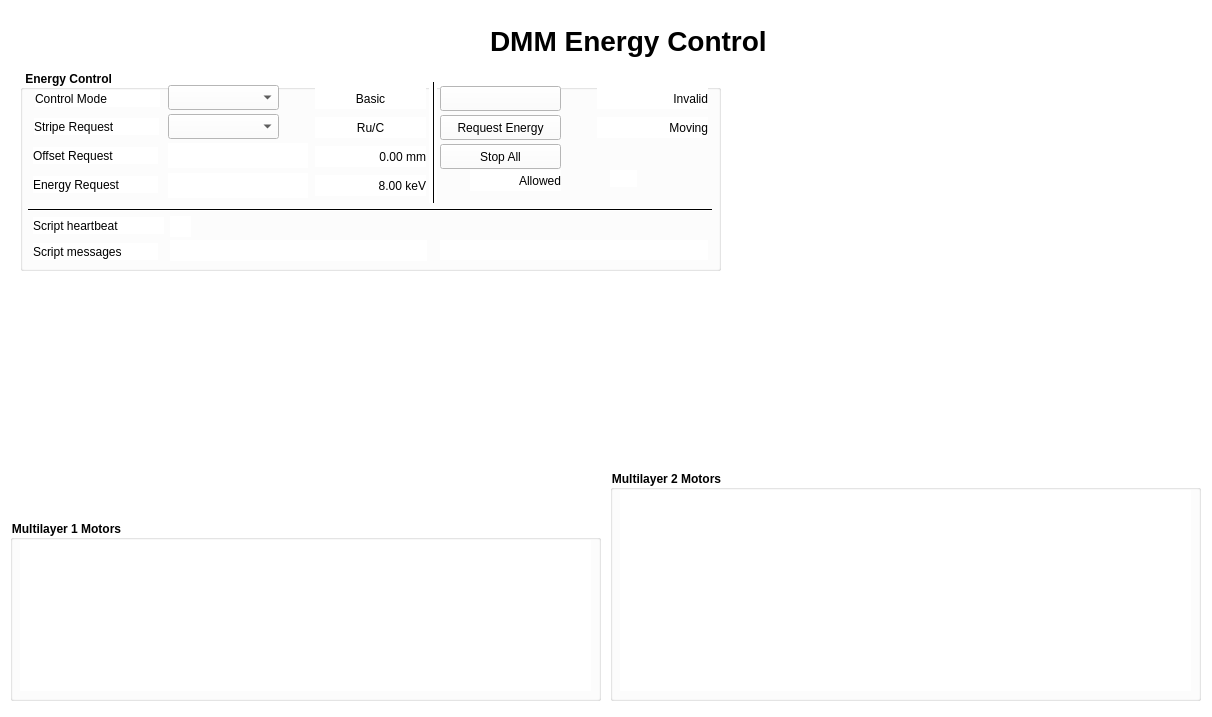
<?xml version="1.0" encoding="UTF-8"?>
<ui version="4.0">
 <class>Form</class>
 <widget class="QWidget" name="Form">
  <property name="geometry">
   <rect>
    <x>0</x>
    <y>0</y>
    <width>1212</width>
    <height>717</height>
   </rect>
  </property>
  <property name="minimumSize">
   <size>
    <width>866</width>
    <height>617</height>
   </size>
  </property>
  <property name="maximumSize">
   <size>
    <width>86600</width>
    <height>64800</height>
   </size>
  </property>
  <property name="windowTitle">
   <string>Form</string>
  </property>
  <property name="styleSheet">
   <string notr="true">background-color: rgb(255, 255, 255);</string>
  </property>
  <layout class="QGridLayout" name="gridLayout">
   <property name="leftMargin">
    <number>0</number>
   </property>
   <property name="topMargin">
    <number>0</number>
   </property>
   <property name="rightMargin">
    <number>0</number>
   </property>
   <property name="bottomMargin">
    <number>0</number>
   </property>
   <property name="spacing">
    <number>0</number>
   </property>
   <item row="0" column="0">
    <widget class="QFrame" name="frame">
     <property name="minimumSize">
      <size>
       <width>1212</width>
       <height>717</height>
      </size>
     </property>
     <property name="styleSheet">
      <string notr="true">QFrame{background-color: rgb(255, 255, 255)};</string>
     </property>
     <property name="frameShape">
      <enum>QFrame::NoFrame</enum>
     </property>
     <property name="frameShadow">
      <enum>QFrame::Raised</enum>
     </property>
     <property name="lineWidth">
      <number>0</number>
     </property>
     <widget class="QLabel" name="label">
      <property name="geometry">
       <rect>
        <x>10</x>
        <y>190</y>
        <width>991</width>
        <height>621</height>
       </rect>
      </property>
      <property name="text">
       <string/>
      </property>
      <property name="pixmap">
       <pixmap>DMM_energy_control.png</pixmap>
      </property>
      <property name="scaledContents">
       <bool>true</bool>
      </property>
     </widget>
     <widget class="QGroupBox" name="groupBox">
      <property name="geometry">
       <rect>
        <x>20</x>
        <y>70</y>
        <width>701</width>
        <height>201</height>
       </rect>
      </property>
      <property name="font">
       <font>
        <weight>75</weight>
        <bold>true</bold>
       </font>
      </property>
      <property name="title">
       <string> Energy Control</string>
      </property>
      <widget class="QLabel" name="label_2">
       <property name="geometry">
        <rect>
         <x>14</x>
         <y>48</y>
         <width>125</width>
         <height>17</height>
        </rect>
       </property>
       <property name="text">
        <string>Stripe Request</string>
       </property>
      </widget>
      <widget class="QLabel" name="label_3">
       <property name="geometry">
        <rect>
         <x>13</x>
         <y>77</y>
         <width>125</width>
         <height>17</height>
        </rect>
       </property>
       <property name="text">
        <string>Offset Request</string>
       </property>
      </widget>
      <widget class="QENumericEdit" name="qenumericedit">
       <property name="geometry">
        <rect>
         <x>148</x>
         <y>73</y>
         <width>140</width>
         <height>25</height>
        </rect>
       </property>
       <property name="variable" stdset="0">
        <string>MCTMONO01:OFFSET_REQUEST_SP</string>
       </property>
       <property name="useApplyButton">
        <bool>true</bool>
       </property>
      </widget>
      <widget class="QLabel" name="label_4">
       <property name="geometry">
        <rect>
         <x>13</x>
         <y>106</y>
         <width>125</width>
         <height>17</height>
        </rect>
       </property>
       <property name="text">
        <string>Energy Request</string>
       </property>
      </widget>
      <widget class="QENumericEdit" name="qenumericedit_2">
       <property name="geometry">
        <rect>
         <x>148</x>
         <y>103</y>
         <width>140</width>
         <height>25</height>
        </rect>
       </property>
       <property name="variable" stdset="0">
        <string>MCTMONO01:ENERGY_REQUEST_SP</string>
       </property>
       <property name="useApplyButton">
        <bool>true</bool>
       </property>
      </widget>
      <widget class="QELabel" name="qelabel">
       <property name="geometry">
        <rect>
         <x>577</x>
         <y>18</y>
         <width>111</width>
         <height>21</height>
        </rect>
       </property>
       <property name="alignment">
        <set>Qt::AlignRight|Qt::AlignTrailing|Qt::AlignVCenter</set>
       </property>
       <property name="variable" stdset="0">
        <string>MCTMONO01:ENERGY_CONFIG_VALID_STATUS</string>
       </property>
       <property name="text">
        <string>Invalid</string>
       </property>
      </widget>
      <widget class="QLabel" name="label_5">
       <property name="geometry">
        <rect>
         <x>13</x>
         <y>147</y>
         <width>131</width>
         <height>17</height>
        </rect>
       </property>
       <property name="text">
        <string>Script heartbeat</string>
       </property>
      </widget>
      <widget class="QESimpleShape" name="qesimpleshape_1">
       <property name="geometry">
        <rect>
         <x>150</x>
         <y>146</y>
         <width>21</width>
         <height>21</height>
        </rect>
       </property>
       <property name="minimumSize">
        <size>
         <width>17</width>
         <height>17</height>
        </size>
       </property>
       <property name="maximumSize">
        <size>
         <width>91</width>
         <height>21</height>
        </size>
       </property>
       <property name="edgeWidth">
        <number>2</number>
       </property>
       <property name="modulus">
        <number>2</number>
       </property>
       <property name="colour0" stdset="0">
        <color>
         <red>0</red>
         <green>213</green>
         <blue>255</blue>
        </color>
       </property>
       <property name="colour1" stdset="0">
        <color>
         <red>0</red>
         <green>107</green>
         <blue>128</blue>
        </color>
       </property>
       <property name="variable" stdset="0">
        <string>MCTMONO01:ENERGY_CTRL_SCRIPT_HEARTBEAT</string>
       </property>
       <property name="displayAlarmStateOption" stdset="0">
        <enum>QESimpleShape::Never</enum>
       </property>
      </widget>
      <widget class="QEComboBox" name="qecombobox_2">
       <property name="geometry">
        <rect>
         <x>148</x>
         <y>15</y>
         <width>111</width>
         <height>25</height>
        </rect>
       </property>
       <property name="variable" stdset="0">
        <string>MCTMONO01:ENERGY_USER_MODE_CMD</string>
       </property>
      </widget>
      <widget class="QLabel" name="label_6">
       <property name="geometry">
        <rect>
         <x>15</x>
         <y>20</y>
         <width>125</width>
         <height>17</height>
        </rect>
       </property>
       <property name="text">
        <string>Control Mode</string>
       </property>
      </widget>
      <widget class="QELink" name="qelink">
       <property name="geometry">
        <rect>
         <x>590</x>
         <y>100</y>
         <width>27</width>
         <height>17</height>
        </rect>
       </property>
       <property name="comparisonValue">
        <string>0</string>
       </property>
       <property name="outTrueValue">
        <string>1</string>
       </property>
       <property name="outFalseValue">
        <string>0</string>
       </property>
      </widget>
      <widget class="QELabel" name="qelabel_9">
       <property name="geometry">
        <rect>
         <x>577</x>
         <y>47</y>
         <width>111</width>
         <height>21</height>
        </rect>
       </property>
       <property name="alignment">
        <set>Qt::AlignRight|Qt::AlignTrailing|Qt::AlignVCenter</set>
       </property>
       <property name="variable" stdset="0">
        <string>MCTMONO01:MOVING_MONITOR</string>
       </property>
       <property name="text">
        <string>Moving</string>
       </property>
      </widget>
      <widget class="QLabel" name="label_7">
       <property name="geometry">
        <rect>
         <x>13</x>
         <y>173</y>
         <width>125</width>
         <height>17</height>
        </rect>
       </property>
       <property name="text">
        <string>Script messages</string>
       </property>
      </widget>
      <widget class="QELabel" name="qelabel_10">
       <property name="geometry">
        <rect>
         <x>150</x>
         <y>170</y>
         <width>257</width>
         <height>21</height>
        </rect>
       </property>
       <property name="alignment">
        <set>Qt::AlignLeading|Qt::AlignLeft|Qt::AlignVCenter</set>
       </property>
       <property name="variable" stdset="0">
        <string>MCTMONO01:ENERGY_CTRL_SCRIPT_MESSAGE</string>
       </property>
      </widget>
      <widget class="VCLStopPushButton" name="vclstoppushbutton">
       <property name="geometry">
        <rect>
         <x>420</x>
         <y>74</y>
         <width>121</width>
         <height>25</height>
        </rect>
       </property>
       <property name="text">
        <string>Stop All</string>
       </property>
       <property name="variable" stdset="0">
        <string>MCTMONO01:STOP_ALL_MOTION_CMD</string>
       </property>
      </widget>
      <widget class="VCLValidatePushButton" name="vclvalidatepushbutton">
       <property name="geometry">
        <rect>
         <x>420</x>
         <y>16</y>
         <width>121</width>
         <height>25</height>
        </rect>
       </property>
       <property name="variable" stdset="0">
        <string>MCTMONO01:ENERGY_CONFIG_VALID_CMD</string>
       </property>
      </widget>
      <widget class="VCLStartPushButton" name="vclstartpushbutton">
       <property name="geometry">
        <rect>
         <x>420</x>
         <y>45</y>
         <width>121</width>
         <height>25</height>
        </rect>
       </property>
       <property name="text">
        <string>Request Energy</string>
       </property>
       <property name="variable" stdset="0">
        <string>MCTMONO01:REQUEST_ENERGY_CMD</string>
       </property>
      </widget>
      <widget class="QELabel" name="qelabel_11">
       <property name="geometry">
        <rect>
         <x>295</x>
         <y>76</y>
         <width>111</width>
         <height>21</height>
        </rect>
       </property>
       <property name="alignment">
        <set>Qt::AlignRight|Qt::AlignTrailing|Qt::AlignVCenter</set>
       </property>
       <property name="variable" stdset="0">
        <string>MCTMONO01:OFFSET_REQUEST_SP</string>
       </property>
       <property name="text">
        <string>0.00 mm</string>
       </property>
      </widget>
      <widget class="QELabel" name="qelabel_12">
       <property name="geometry">
        <rect>
         <x>295</x>
         <y>105</y>
         <width>111</width>
         <height>21</height>
        </rect>
       </property>
       <property name="alignment">
        <set>Qt::AlignRight|Qt::AlignTrailing|Qt::AlignVCenter</set>
       </property>
       <property name="variable" stdset="0">
        <string>MCTMONO01:ENERGY_REQUEST_SP</string>
       </property>
       <property name="text">
        <string>8.00 keV</string>
       </property>
      </widget>
      <widget class="QELabel" name="qelabel_13">
       <property name="geometry">
        <rect>
         <x>295</x>
         <y>47</y>
         <width>111</width>
         <height>21</height>
        </rect>
       </property>
       <property name="alignment">
        <set>Qt::AlignCenter</set>
       </property>
       <property name="variable" stdset="0">
        <string>MCTMONO01:STRIPE_REQUEST_CMD</string>
       </property>
       <property name="text">
        <string>Ru/C</string>
       </property>
      </widget>
      <widget class="QELabel" name="qelabel_14">
       <property name="geometry">
        <rect>
         <x>295</x>
         <y>18</y>
         <width>111</width>
         <height>21</height>
        </rect>
       </property>
       <property name="alignment">
        <set>Qt::AlignCenter</set>
       </property>
       <property name="variable" stdset="0">
        <string>MCTMONO01:ENERGY_USER_MODE_CMD</string>
       </property>
       <property name="text">
        <string>Basic</string>
       </property>
      </widget>
      <widget class="QEComboBox" name="qecombobox_3">
       <property name="geometry">
        <rect>
         <x>148</x>
         <y>44</y>
         <width>111</width>
         <height>25</height>
        </rect>
       </property>
       <property name="variable" stdset="0">
        <string>MCTMONO01:STRIPE_REQUEST_CMD</string>
       </property>
      </widget>
      <widget class="QELabel" name="qelabel_15">
       <property name="geometry">
        <rect>
         <x>420</x>
         <y>170</y>
         <width>268</width>
         <height>20</height>
        </rect>
       </property>
       <property name="alignment">
        <set>Qt::AlignLeading|Qt::AlignLeft|Qt::AlignVCenter</set>
       </property>
       <property name="variable" stdset="0">
        <string>MCTMONO01:MESSAGE_TIMESTAMP</string>
       </property>
       <property name="format" stdset="0">
        <enum>QELabel::Default</enum>
       </property>
      </widget>
      <widget class="QELabel" name="qelabel_16">
       <property name="geometry">
        <rect>
         <x>450</x>
         <y>100</y>
         <width>91</width>
         <height>21</height>
        </rect>
       </property>
       <property name="alignment">
        <set>Qt::AlignRight|Qt::AlignTrailing|Qt::AlignVCenter</set>
       </property>
       <property name="variable" stdset="0">
        <string>MCTMONO01:BLOCK_ENERGY_REQUESTS</string>
       </property>
       <property name="visible" stdset="0">
        <bool>false</bool>
       </property>
       <property name="text">
        <string>Allowed</string>
       </property>
      </widget>
      <widget class="Line" name="line">
       <property name="geometry">
        <rect>
         <x>8</x>
         <y>138</y>
         <width>684</width>
         <height>3</height>
        </rect>
       </property>
       <property name="frameShadow">
        <enum>QFrame::Plain</enum>
       </property>
       <property name="orientation">
        <enum>Qt::Horizontal</enum>
       </property>
      </widget>
      <widget class="Line" name="line_2">
       <property name="geometry">
        <rect>
         <x>409</x>
         <y>12</y>
         <width>8</width>
         <height>121</height>
        </rect>
       </property>
       <property name="frameShadow">
        <enum>QFrame::Plain</enum>
       </property>
       <property name="orientation">
        <enum>Qt::Vertical</enum>
       </property>
      </widget>
     </widget>
     <widget class="QGroupBox" name="groupBox_2">
      <property name="geometry">
       <rect>
        <x>10</x>
        <y>520</y>
        <width>591</width>
        <height>181</height>
       </rect>
      </property>
      <property name="font">
       <font>
        <weight>75</weight>
        <italic>false</italic>
        <bold>true</bold>
       </font>
      </property>
      <property name="title">
       <string>Multilayer 1 Motors</string>
      </property>
      <widget class="QEForm" name="qeform_3">
       <property name="geometry">
        <rect>
         <x>10</x>
         <y>120</y>
         <width>571</width>
         <height>51</height>
        </rect>
       </property>
       <property name="uiFile" stdset="0">
        <string>ppmac1motor_sl.ui</string>
       </property>
       <property name="variableSubstitutions" stdset="0">
        <string>MOTOR=MCTMONO01MOT06</string>
       </property>
      </widget>
      <widget class="QEForm" name="qeform">
       <property name="geometry">
        <rect>
         <x>10</x>
         <y>20</y>
         <width>571</width>
         <height>51</height>
        </rect>
       </property>
       <property name="uiFile" stdset="0">
        <string>ppmac1motor_sl.ui</string>
       </property>
       <property name="variableSubstitutions" stdset="0">
        <string>MOTOR=MCTMONO01MOT04</string>
       </property>
      </widget>
      <widget class="QEForm" name="qeform_2">
       <property name="geometry">
        <rect>
         <x>10</x>
         <y>70</y>
         <width>571</width>
         <height>51</height>
        </rect>
       </property>
       <property name="uiFile" stdset="0">
        <string>ppmac1motor_sl.ui</string>
       </property>
       <property name="variableSubstitutions" stdset="0">
        <string>MOTOR=MCTMONO01MOT02</string>
       </property>
      </widget>
     </widget>
     <widget class="QLabel" name="label_8">
      <property name="geometry">
       <rect>
        <x>490</x>
        <y>20</y>
        <width>341</width>
        <height>41</height>
       </rect>
      </property>
      <property name="font">
       <font>
        <pointsize>21</pointsize>
        <weight>75</weight>
        <bold>true</bold>
       </font>
      </property>
      <property name="text">
       <string>DMM Energy Control</string>
      </property>
     </widget>
     <widget class="QGroupBox" name="groupBox_4">
      <property name="geometry">
       <rect>
        <x>610</x>
        <y>470</y>
        <width>591</width>
        <height>231</height>
       </rect>
      </property>
      <property name="font">
       <font>
        <weight>75</weight>
        <italic>false</italic>
        <bold>true</bold>
       </font>
      </property>
      <property name="title">
       <string>Multilayer 2 Motors</string>
      </property>
      <widget class="QEForm" name="qeform_4">
       <property name="geometry">
        <rect>
         <x>10</x>
         <y>120</y>
         <width>571</width>
         <height>51</height>
        </rect>
       </property>
       <property name="uiFile" stdset="0">
        <string>ppmac1motor_sl.ui</string>
       </property>
       <property name="variableSubstitutions" stdset="0">
        <string>MOTOR=MCTMONO01MOT07</string>
       </property>
      </widget>
      <widget class="QEForm" name="qeform_5">
       <property name="geometry">
        <rect>
         <x>10</x>
         <y>20</y>
         <width>571</width>
         <height>51</height>
        </rect>
       </property>
       <property name="uiFile" stdset="0">
        <string>ppmac1motor_sl.ui</string>
       </property>
       <property name="variableSubstitutions" stdset="0">
        <string>MOTOR=MCTMONO01MOT05</string>
       </property>
      </widget>
      <widget class="QEForm" name="qeform_6">
       <property name="geometry">
        <rect>
         <x>10</x>
         <y>70</y>
         <width>571</width>
         <height>51</height>
        </rect>
       </property>
       <property name="uiFile" stdset="0">
        <string>ppmac1motor_sl.ui</string>
       </property>
       <property name="variableSubstitutions" stdset="0">
        <string>MOTOR=MCTMONO01MOT03</string>
       </property>
      </widget>
      <widget class="QEForm" name="qeform_10">
       <property name="geometry">
        <rect>
         <x>10</x>
         <y>170</y>
         <width>571</width>
         <height>51</height>
        </rect>
       </property>
       <property name="uiFile" stdset="0">
        <string>ppmac1motor_sl.ui</string>
       </property>
       <property name="variableSubstitutions" stdset="0">
        <string>MOTOR=MCTMONO01MOT01</string>
       </property>
      </widget>
     </widget>
    </widget>
   </item>
  </layout>
 </widget>
 <customwidgets>
  <customwidget>
   <class>QEComboBox</class>
   <extends>QComboBox</extends>
   <header>QEComboBox.h</header>
  </customwidget>
  <customwidget>
   <class>QEForm</class>
   <extends>QWidget</extends>
   <header>QEForm.h</header>
  </customwidget>
  <customwidget>
   <class>QELabel</class>
   <extends>QLabel</extends>
   <header>QELabel.h</header>
  </customwidget>
  <customwidget>
   <class>QENumericEdit</class>
   <extends>QWidget</extends>
   <header>QENumericEdit.h</header>
  </customwidget>
  <customwidget>
   <class>QEPushButton</class>
   <extends>QPushButton</extends>
   <header>QEPushButton.h</header>
  </customwidget>
  <customwidget>
   <class>QESimpleShape</class>
   <extends>QSimpleShape</extends>
   <header>QESimpleShape.h</header>
  </customwidget>
  <customwidget>
   <class>QELink</class>
   <extends>QLabel</extends>
   <header>QELink.h</header>
  </customwidget>
  <customwidget>
   <class>QSimpleShape</class>
   <extends>QWidget</extends>
   <header>QSimpleShape.h</header>
  </customwidget>
  <customwidget>
   <class>VCLStartPushButton</class>
   <extends>QEPushButton</extends>
   <header>VCLStartPushButton.h</header>
  </customwidget>
  <customwidget>
   <class>VCLStopPushButton</class>
   <extends>QEPushButton</extends>
   <header>VCLStopPushButton.h</header>
  </customwidget>
  <customwidget>
   <class>VCLValidatePushButton</class>
   <extends>QEPushButton</extends>
   <header>VCLValidatePushButton.h</header>
  </customwidget>
 </customwidgets>
 <resources/>
 <connections>
  <connection>
   <sender>qelink</sender>
   <signal>out(bool)</signal>
   <receiver>qenumericedit</receiver>
   <slot>setDisabled(bool)</slot>
   <hints>
    <hint type="sourcelabel">
     <x>736</x>
     <y>605</y>
    </hint>
    <hint type="destinationlabel">
     <x>428</x>
     <y>548</y>
    </hint>
   </hints>
  </connection>
  <connection>
   <sender>qecombobox_2</sender>
   <signal>dbValueChanged(int)</signal>
   <receiver>qelink</receiver>
   <slot>in(int)</slot>
   <hints>
    <hint type="sourcelabel">
     <x>398</x>
     <y>488</y>
    </hint>
    <hint type="destinationlabel">
     <x>725</x>
     <y>603</y>
    </hint>
   </hints>
  </connection>
  <connection>
   <sender>qelabel_16</sender>
   <signal>dbValueChanged(bool)</signal>
   <receiver>vclstartpushbutton</receiver>
   <slot>setDisabled(bool)</slot>
   <hints>
    <hint type="sourcelabel">
     <x>631</x>
     <y>586</y>
    </hint>
    <hint type="destinationlabel">
     <x>650</x>
     <y>522</y>
    </hint>
   </hints>
  </connection>
 </connections>
</ui>
